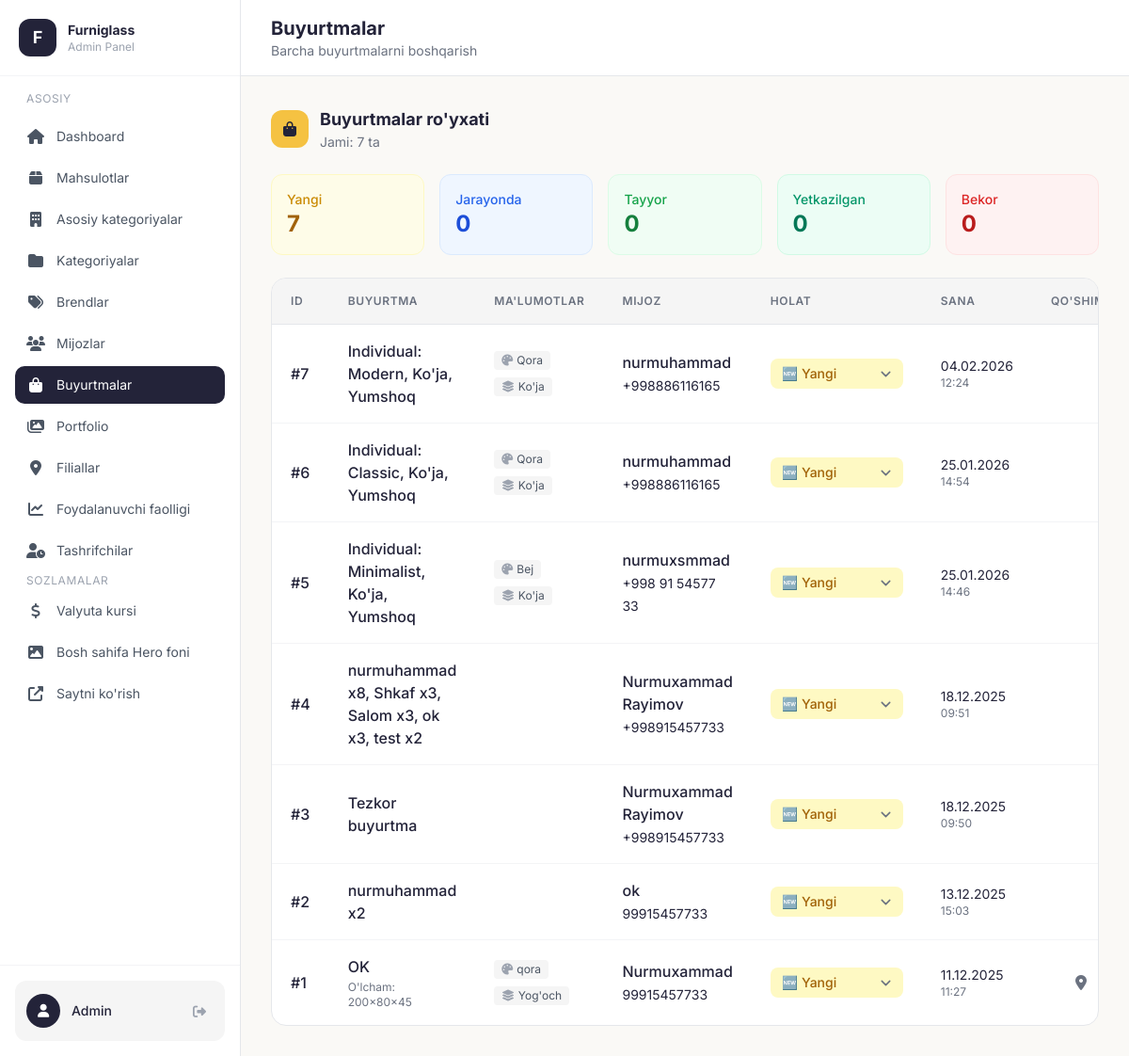
/admin/orders (signed in), run on the app's committed database.
### models.py (models this page shows)
class Order(db.Model):
    id = db.Column(db.Integer, primary_key=True)
    furniture_type = db.Column(db.String(200), nullable=False)
    size = db.Column(db.String(100))
    color = db.Column(db.String(50))
    material = db.Column(db.String(100))
    design_image = db.Column(db.String(200))
    phone = db.Column(db.String(20), nullable=False)
    name = db.Column(db.String(100))
    address = db.Column(db.Text)
    status = db.Column(db.String(50), default='Yangi')
    created_at = db.Column(db.DateTime, default=datetime.utcnow)

### app.py (the view)
@app.route('/admin/orders')
@login_required
def admin_orders():
    orders = Order.query.order_by(Order.created_at.desc()).all()
    return render_template('admin/orders.html', orders=orders)

### app.py (called while the page is built, shortened)
@login_manager.user_loader
def load_user(user_id):
    return Admin.query.get(int(user_id))

def get_exchange_rate() -> float:
    ttl = int(os.environ.get("EXCHANGE_RATE_CACHE_SECONDS", "120"))
    now = time.monotonic()
    if (
        ttl > 0
        and _EXCHANGE_RATE_CACHE["value"] is not None
        and now < _EXCHANGE_RATE_CACHE["expires_mono"]
    ):
        return _EXCHANGE_RATE_CACHE["value"]

@app.before_request
def track_user_activity():
    if request.path.startswith('/admin') or request.path.startswith('/static') or request.path.startswith('/uploads'):
        return

def get_cart():
    if 'cart' not in session:
        session['cart'] = []
    return session['cart']

def get_cart_count():
    cart = get_cart()
    return sum(item['quantity'] for item in cart)

@app.context_processor
def cart_context():
    return {'cart_count': get_cart_count()}

@app.context_processor
def currency_context():
    try:
        rate = get_exchange_rate()
    except Exception:
        rate = 12000.0
    return {'usd_rate': rate}

def get_locale():
    return session.get('lang', DEFAULT_LANGUAGE)

@app.context_processor
def language_context():
    current_lang = get_locale()
    def translate(key_path):
        """Template helper for translations"""
        return get_translation(key_path, current_lang)
    return {
        'lang': current_lang,
        'languages': SUPPORTED_LANGUAGES,
        't': translate,
        'T': TRANSLATIONS
    }

### templates/admin/orders.html (shortened to what this page needs)
{% extends "admin/base.html" %}
{% block page_title %}Buyurtmalar{% endblock %}
{% block page_subtitle %}Barcha buyurtmalarni boshqarish{% endblock %}
{% block content %}
<div class="flex flex-col sm:flex-row sm:items-center sm:justify-between gap-4 mb-6">
    <div class="flex items-center gap-3">
        <div class="w-10 h-10 bg-[#F5C242] rounded-xl flex items-center justify-center">
            <i class="fas fa-shopping-bag text-[#232339]"></i>
        </div>
        <div>
            <h2 class="text-lg font-bold text-[#232339]">Buyurtmalar ro'yxati</h2>
            <p class="text-sm text-gray-500">Jami: {{ orders|length }} ta</p>
        </div>
    </div>
</div>
{% if orders %}
<div class="grid grid-cols-2 md:grid-cols-5 gap-4 mb-6">
    <div class="bg-yellow-50 rounded-xl p-4 border border-yellow-100">
        <p class="text-yellow-600 text-sm font-medium">Yangi</p>
        <p class="text-2xl font-bold text-yellow-700">{{ orders|selectattr('status', 'equalto', 'Yangi')|list|length }}</p>
    </div>
    <div class="bg-blue-50 rounded-xl p-4 border border-blue-100">
        <p class="text-blue-600 text-sm font-medium">Jarayonda</p>
        <p class="text-2xl font-bold text-blue-700">{{ orders|selectattr('status', 'equalto', 'Jarayonda')|list|length }}</p>
    </div>
    <div class="bg-green-50 rounded-xl p-4 border border-green-100">
        <p class="text-green-600 text-sm font-medium">Tayyor</p>
        <p class="text-2xl font-bold text-green-700">{{ orders|selectattr('status', 'equalto', 'Tayyor')|list|length }}</p>
    </div>
    <div class="bg-emerald-50 rounded-xl p-4 border border-emerald-100">
        <p class="text-emerald-600 text-sm font-medium">Yetkazilgan</p>
        <p class="text-2xl font-bold text-emerald-700">{{ orders|selectattr('status', 'equalto', 'Yetkazilgan')|list|length }}</p>
    </div>
    <div class="bg-red-50 rounded-xl p-4 border border-red-100">
        <p class="text-red-600 text-sm font-medium">Bekor</p>
        <p class="text-2xl font-bold text-red-700">{{ orders|selectattr('status', 'equalto', 'Bekor qilingan')|list|length }}</p>
    </div>
</div>
<div class="bg-white rounded-2xl border border-gray-200 overflow-hidden">
    <div class="overflow-x-auto">
        <table class="w-full">
            <thead class="bg-[#F5F5F5] border-b border-gray-200">
                <tr>
                    <th class="text-left py-4 px-5 text-xs font-semibold text-gray-500 uppercase tracking-wider">ID</th>
                    <th class="text-left py-4 px-5 text-xs font-semibold text-gray-500 uppercase tracking-wider">Buyurtma</th>
                    <th class="text-left py-4 px-5 text-xs font-semibold text-gray-500 uppercase tracking-wider hidden lg:table-cell">Ma'lumotlar</th>
                    <th class="text-left py-4 px-5 text-xs font-semibold text-gray-500 uppercase tracking-wider">Mijoz</th>
                    <th class="text-left py-4 px-5 text-xs font-semibold text-gray-500 uppercase tracking-wider">Holat</th>
                    <th class="text-left py-4 px-5 text-xs font-semibold text-gray-500 uppercase tracking-wider hidden md:table-cell">Sana</th>
                    <th class="text-right py-4 px-5 text-xs font-semibold text-gray-500 uppercase tracking-wider">Qo'shimcha</th>
                </tr>
            </thead>
            <tbody class="divide-y divide-gray-100">
                {% for order in orders %}
                <tr class="hover:bg-gray-50 transition">
                    <td class="py-4 px-5">
                        <span class="font-medium text-[#232339]">#{{ order.id }}</span>
                    </td>
                    <td class="py-4 px-5">
                        <div>
                            <p class="font-medium text-[#232339]">{{ order.furniture_type }}</p>
                            {% if order.size %}
                                <p class="text-xs text-gray-500 mt-0.5">O'lcham: {{ order.size }}</p>
                            {% endif %}
                        </div>
                    </td>
                    <td class="py-4 px-5 hidden lg:table-cell">
                        <div class="flex flex-wrap gap-2">
                            {% if order.color %}
                                <span class="inline-flex items-center px-2 py-0.5 rounded bg-[#F5F5F5] text-xs text-gray-600">
                                    <i class="fas fa-palette mr-1 text-gray-400"></i> {{ order.color }}
                                </span>
                            {% endif %}
                            {% if order.material %}
                                <span class="inline-flex items-center px-2 py-0.5 rounded bg-[#F5F5F5] text-xs text-gray-600">
                                    <i class="fas fa-layer-group mr-1 text-gray-400"></i> {{ order.material }}
                                </span>
                            {% endif %}
                        </div>
                    </td>
                    <td class="py-4 px-5">
                        <div>
                            <p class="font-medium text-[#232339]">{{ order.name or 'Noma\'lum' }}</p>
                            <a href="tel:{{ order.phone }}" class="text-sm text-[#232339] hover:underline">{{ order.phone }}</a>
                        </div>
                    </td>
                    <td class="py-4 px-5">
                        <form action="/admin/order/{{ order.id }}/update-status" method="POST" class="inline">
                            <select name="status" onchange="this.form.submit()"
                                class="status-select text-sm font-medium border-0 rounded-lg px-3 py-1.5 cursor-pointer focus:ring-2 focus:ring-offset-2
                                {% if order.status == 'Yangi' %}bg-yellow-100 text-yellow-700 focus:ring-yellow-500
                                {% elif order.status == 'Jarayonda' %}bg-blue-100 text-blue-700 focus:ring-blue-500
                                {% elif order.status == 'Tayyor' %}bg-green-100 text-green-700 focus:ring-green-500
                                {% elif order.status == 'Yetkazilgan' %}bg-emerald-100 text-emerald-700 focus:ring-emerald-500
                                {% else %}bg-red-100 text-red-700 focus:ring-red-500{% endif %}">
                                <option value="Yangi" {% if order.status == 'Yangi' %}selected{% endif %}>🆕 Yangi</option>
                            </select>
                        </form>
                    </td>
                    <td class="py-4 px-5 hidden md:table-cell">
                        <div>
                            <p class="text-sm text-[#232339]">{{ order.created_at.strftime('%d.%m.%Y') }}</p>
                            <p class="text-xs text-gray-500">{{ order.created_at.strftime('%H:%M') }}</p>
                        </div>
                    </td>
                    <td class="py-4 px-5">
                        <div class="flex items-center justify-end gap-2">
                            {% if order.address %}
                                <button class="p-2 hover:bg-[#F5F5F5] text-gray-500 rounded-lg transition" title="{{ order.address }}">
                                    <i class="fas fa-map-marker-alt"></i>
                                </button>
                            {% endif %}
                        </div>
                    </td>
                </tr>
                {% endfor %}
            </tbody>
        </table>
    </div>
</div>
{% endif %}
{% endblock %}

### templates/admin/base.html (style rules this page uses)
body { font-family: 'Inter', sans-serif; }
:root { --color-primary: #232339; --color-accent: #F5C242; }

### templates/admin/orders.html (style rules this page uses)
.status-select { appearance: none; background-position: right 0.5rem center; background-repeat: no-repeat; background-size: 1.5em 1.5em; padding-right: 2.5rem; }

### data on the page
Order: id "7", furniture_type "Individual: Modern, Ko'ja, Yumshoq", color "Qora", material "Ko'ja", name "nurmuhammad", phone "+998886116165", status "🆕 Yangi", created_at "04.02.2026", created_at "12:24"
Order: id "6", furniture_type "Individual: Classic, Ko'ja, Yumshoq", color "Qora", material "Ko'ja", name "nurmuhammad", phone "+998886116165", status "🆕 Yangi", created_at "25.01.2026", created_at "14:54"
Order: id "5", furniture_type "Individual: Minimalist, Ko'ja, Yumshoq", color "Bej", material "Ko'ja", name "nurmuxsmmad", phone "+998 91 54577 33", status "🆕 Yangi", created_at "25.01.2026", created_at "14:46"
Order: id "4", furniture_type "nurmuhammad x8, Shkaf x3, Salom x3, ok x3, test x2", name "Nurmuxammad Rayimov", phone "+998915457733", status "🆕 Yangi", created_at "18.12.2025", created_at "09:51"
Order: id "3", furniture_type "Tezkor buyurtma", name "Nurmuxammad Rayimov", phone "+998915457733", status "🆕 Yangi", created_at "18.12.2025", created_at "09:50"
Order: id "2", furniture_type "nurmuhammad x2", name "ok", phone "99915457733", status "🆕 Yangi", created_at "13.12.2025", created_at "15:03"
Order: id "1", furniture_type "OK", size "200x80x45", color "qora", material "Yog'och", name "Nurmuxammad", phone "99915457733", status "🆕 Yangi", created_at "11.12.2025", created_at "11:27"

### other printed values
{{ orders|length }} "7"
{{ orders|selectattr('status', 'equalto', 'Yangi')|list|length }} "7"
{{ orders|selectattr('status', 'equalto', 'Jarayonda')|list|length }} "0"
{{ orders|selectattr('status', 'equalto', 'Tayyor')|list|length }} "0"
{{ orders|selectattr('status', 'equalto', 'Yetkazilgan')|list|length }} "0"
{{ orders|selectattr('status', 'equalto', 'Bekor qilingan')|list|length }} "0"
